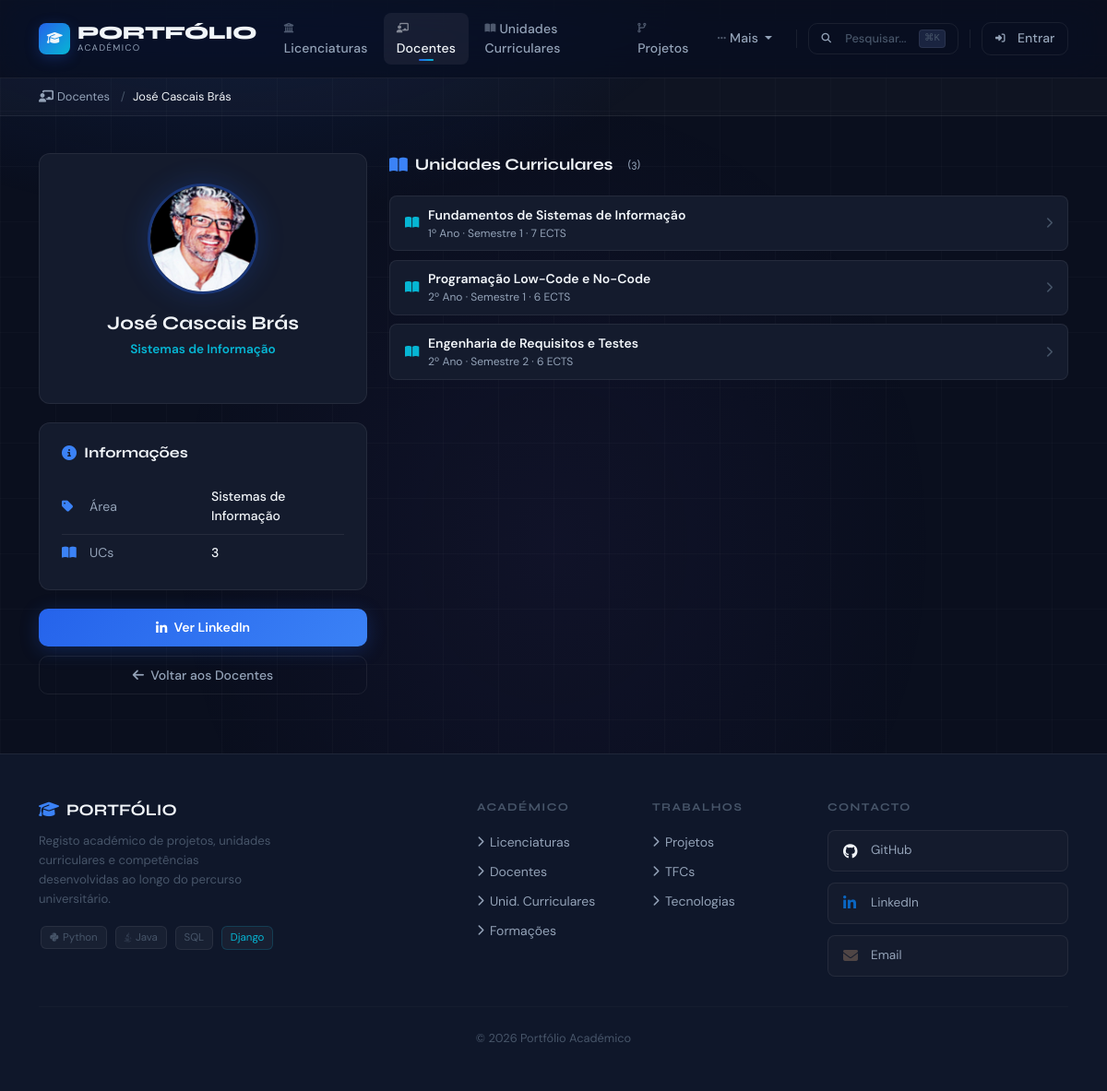
Page /portfolio/docentes/2/ on the committed database.
### portfolio/models.py (models this page shows, shortened)
class Docente(models.Model):
    nome = models.CharField(max_length=200)
    area_especializacao = models.CharField(max_length=200, blank=True)
    linkedin = models.URLField(blank=True)
    foto = models.ImageField(upload_to="docentes/", blank=True, null=True)
    class Meta:
        verbose_name_plural = "Docentes"
        ordering = ["nome"]

class UnidadeCurricular(models.Model):
    nome = models.CharField(max_length=200)
    apresentacao = models.TextField(blank=True)
    semestre = models.IntegerField()
    ano_curricular = models.IntegerField()
    ects = models.IntegerField(null=True, blank=True)
    cod_curso = models.IntegerField(null=True, blank=True)
    cod_uc = models.IntegerField(null=True, blank=True)
    licenciatura = models.ForeignKey(
        Licenciatura, on_delete=models.CASCADE, related_name="ucs"
    )
    docentes = models.ManyToManyField(
        Docente, blank=True, related_name="ucs"
    )
    objetivos = models.TextField(blank=True)
    programa = models.TextField(blank=True)
    metodologia = models.TextField(blank=True)
    bibliografia = models.TextField(blank=True)
    natureza = models.CharField(max_length=50, blank=True)
    class Meta:
        verbose_name_plural = "Unidades Curriculares"
        ordering = ["ano_curricular", "semestre", "nome"]

### portfolio/views.py (the view)
# urls.py: path('docentes/<int:doc_id>/', views.docentes_detail_view, name='docentes_detail'),
def docentes_detail_view(request, doc_id):
    return render(request, 'portfolio/docentes_detail.html', {'docente': get_object_or_404(Docente, id=doc_id)})

### accounts/context_processors.py (called while the page is built)
def user_groups(request):
    if request.user.is_authenticated:
        return {
            'is_gestor': request.user.groups.filter(name='gestor-portfolio').exists(),
            'is_autor': request.user.groups.filter(name='autores').exists(),
        }
    return {'is_gestor': False, 'is_autor': False}

### portfolio/templates/portfolio/docentes_detail.html (shortened to what this page needs)
{% extends "portfolio/base.html" %}
{% block nav_docentes %}active{% endblock %}
{% block breadcrumbs %}
<div class="breadcrumb-bar">
    <div class="container">
        <nav class="breadcrumb">
            <span class="breadcrumb-item"><a href="{% url 'docentes' %}"><i class="fas fa-chalkboard-teacher me-1"></i>Docentes</a></span>
            <span class="breadcrumb-item active">{{ docente.nome }}</span>
        </nav>
    </div>
</div>
{% endblock %}
{% block content %}
<div class="row g-4">
    <div class="col-lg-4">
        <div class="info-card" style="text-align:center;padding:2rem 1.5rem;margin-bottom:1.25rem;">
            {% if docente.foto %}
                <img src="{{ docente.foto.url }}" alt="{{ docente.nome }}" class="profile-avatar" style="margin:0 auto 1.25rem;display:block;">
            {% else %}
                <div class="profile-avatar-placeholder" style="margin:0 auto 1.25rem;">{{ docente.nome|first|upper }}</div>
            {% endif %}
            <h2 style="font-size:1.3rem;margin-bottom:.35rem;">{{ docente.nome }}</h2>
            {% if docente.area_especializacao %}
            <p style="color:var(--acc);font-size:.85rem;font-weight:600;">{{ docente.area_especializacao }}</p>
            {% endif %}
        </div>
        <div class="info-card" style="margin-bottom:1.25rem;">
            <div class="section-title"><i class="fas fa-info-circle"></i>Informações</div>
            {% if docente.area_especializacao %}
            <div class="info-row">
                <i class="fas fa-tag"></i>
                <span class="info-label">Área</span>
                <span class="info-value">{{ docente.area_especializacao }}</span>
            </div>
            {% endif %}
            <div class="info-row">
                <i class="fas fa-book-open"></i>
                <span class="info-label">UCs</span>
                <span class="info-value">{{ docente.ucs.count }}</span>
            </div>
        </div>
        <div style="display:flex;flex-direction:column;gap:.6rem;">
            {% if docente.linkedin %}
            <a href="{{ docente.linkedin }}" target="_blank" rel="noopener" class="btn-primary-custom" style="justify-content:center;">
                <i class="fab fa-linkedin-in"></i>Ver LinkedIn
            </a>
            {% endif %}
            <a href="{% url 'docentes' %}" class="btn-ghost" style="justify-content:center;">
                <i class="fas fa-arrow-left"></i>Voltar aos Docentes
            </a>
        </div>
    </div>
    <div class="col-lg-8">
        <div class="section-title" style="font-size:1.1rem;margin-bottom:1.25rem;">
            <i class="fas fa-book-open"></i>Unidades Curriculares
            <span style="font-size:.8rem;color:var(--ts);font-weight:400;margin-left:.5rem;">({{ docente.ucs.count }})</span>
        </div>
        {% if docente.ucs.all %}
        <div style="display:flex;flex-direction:column;gap:.6rem;">
            {% for uc in docente.ucs.all %}
            <a href="{% url 'uc_detail' uc.id %}" class="uc-chip">
                <i class="fas fa-book-open" style="color:var(--acc);flex-shrink:0;"></i>
                <div style="flex:1;">
                    <div style="font-weight:600;color:var(--tp);font-size:.875rem;">{{ uc.nome }}</div>
                    <div style="font-size:.75rem;color:var(--ts);">{{ uc.ano_curricular }}º Ano · Semestre {{ uc.semestre }}{% if uc.ects %} · {{ uc.ects }} ECTS{% endif %}</div>
                </div>
                <i class="fas fa-chevron-right" style="color:var(--tm);font-size:.75rem;"></i>
            </a>
            {% endfor %}
        </div>
        {% else %}
        <div class="empty-state" style="padding:2rem;">
            <i class="fas fa-book-open"></i>
            <p>Sem unidades curriculares associadas.</p>
        </div>
        {% endif %}
    </div>
</div>
{% endblock %}

### portfolio/static/portfolio/styles.css (style rules this page uses)
:root { --pri: #2563eb; --pri-l: #3b82f6; --pri-g: rgba(37,99,235,.25); --acc: #06b6d4; --acc2: #8b5cf6; --dk: #0a0f1e; --dk2: #0f172a; --dk3: #1e293b; --sf: #141b2d; --sf2: #1a2440; --bd: rgba(255,255,255,.07); --tp: #f1f5f9; --ts: #94a3b8; --tm: #475569; --fd: 'Syne',sans-serif; --fb: 'DM Sans',sans-serif; --r: 12px; --rl: 20px; --glow: 0 0 40px rgba(37,99,235,.15); --tr: all .3s cubic-bezier(.4,0,.2,1); }
*,*::before,*::after { box-sizing:border-box; margin:0; padding:0; }
html { scroll-behavior:smooth; }
body { font-family:var(--fb); background:var(--dk); color:var(--tp); display:flex; flex-direction:column; min-height:100vh; overflow-x:hidden; }
body::before { content:''; position:fixed; inset:0; pointer-events:none; z-index:0; background: radial-gradient(ellipse 80% 50% at 20% -10%,rgba(37,99,235,.18) 0%,transparent 60%), radial-gradient(ellipse 60% 40% at 80% 110%,rgba(6,182,212,.12) 0%,transparent 55%), radial-gradient(ellipse 50% 60% at 50% 50%,rgba(139,92,246,.05) 0%,transparent 70%); }
body::after { content:''; position:fixed; inset:0; pointer-events:none; z-index:0; background-image:linear-gradient(rgba(255,255,255,.02) 1px,transparent 1px),linear-gradient(90deg,rgba(255,255,255,.02) 1px,transparent 1px); background-size:60px 60px; }
nav,main,footer { position:relative; z-index:1; }
.breadcrumb-bar { background:rgba(255,255,255,.02); border-bottom:1px solid var(--bd); padding:.65rem 0; }
.breadcrumb { margin:0; font-size:.8rem; display:flex; align-items:center; gap:.25rem; }
.breadcrumb-item { color:var(--tm); }
.breadcrumb-item a { color:var(--ts); text-decoration:none; transition:color .2s; }
.breadcrumb-item.active { color:var(--tp); }
.breadcrumb-item+.breadcrumb-item::before { content:'/'; color:var(--tm); }
.btn-primary-custom { background:linear-gradient(135deg,var(--pri),var(--pri-l)); color:#fff; border:none; border-radius:10px; padding:.65rem 1.4rem; font-weight:600; font-size:.875rem; transition:var(--tr); cursor:pointer; display:inline-flex; align-items:center; gap:.45rem; text-decoration:none; box-shadow:0 4px 20px var(--pri-g); }
.btn-ghost { background:transparent; color:var(--ts); border:1px solid var(--bd); border-radius:10px; padding:.6rem 1.2rem; font-weight:500; font-size:.875rem; transition:var(--tr); cursor:pointer; display:inline-flex; align-items:center; gap:.45rem; text-decoration:none; }
h2 { font-family:var(--fd); font-weight:700; }
a { color:var(--pri-l); }

### portfolio/templates/portfolio/docentes_detail.html (style rules this page uses)
.profile-avatar { width:120px; height:120px; border-radius:50%; object-fit:cover; border:3px solid rgba(37,99,235,.4); box-shadow:0 0 30px rgba(37,99,235,.2); }
.info-card { background:var(--sf); border:1px solid var(--bd); border-radius:var(--r); padding:1.25rem 1.5rem; }
.info-row { display:flex; align-items:center; gap:.75rem; padding:.55rem 0; border-bottom:1px solid var(--bd); font-size:.875rem; }
.info-row:last-child { border-bottom:none; }
.info-row i { width:18px; color:var(--pri-l); flex-shrink:0; }
.info-label { color:var(--ts); min-width:120px; }
.info-value { color:var(--tp); font-weight:500; }
.section-title { font-family:var(--fd); font-weight:700; font-size:1rem; color:var(--tp); margin-bottom:1rem; display:flex; align-items:center; gap:.5rem; }
.section-title i { color:var(--pri-l); }
.uc-chip { display:flex; align-items:center; gap:.6rem; background:var(--sf); border:1px solid var(--bd); border-radius:8px; padding:.6rem 1rem; font-size:.85rem; color:var(--ts); text-decoration:none; transition:var(--tr); }

### rows in the picture
Docente: nome "José Cascais Brás", foto (picture), area_especializacao "Sistemas de Informação", ucs.count "3"
UnidadeCurricular: nome "Fundamentos de Sistemas de Informação", ano_curricular "1", semestre "1", ects "7"
UnidadeCurricular: nome "Programação Low-Code e No-Code", ano_curricular "2", semestre "1", ects "6"
UnidadeCurricular: nome "Engenharia de Requisitos e Testes", ano_curricular "2", semestre "2", ects "6"
